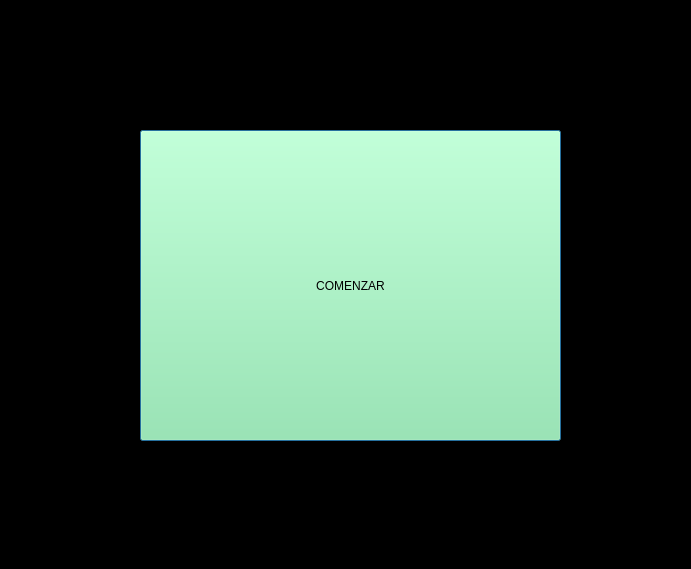
<?xml version="1.0" encoding="UTF-8"?>
<ui version="4.0">
 <class>comenzarUI</class>
 <widget class="QDialog" name="comenzarUI">
  <property name="geometry">
   <rect>
    <x>0</x>
    <y>0</y>
    <width>691</width>
    <height>569</height>
   </rect>
  </property>
  <property name="palette">
   <palette>
    <active>
     <colorrole role="Base">
      <brush brushstyle="SolidPattern">
       <color alpha="255">
        <red>255</red>
        <green>255</green>
        <blue>255</blue>
       </color>
      </brush>
     </colorrole>
     <colorrole role="Window">
      <brush brushstyle="SolidPattern">
       <color alpha="255">
        <red>0</red>
        <green>0</green>
        <blue>0</blue>
       </color>
      </brush>
     </colorrole>
    </active>
    <inactive>
     <colorrole role="Base">
      <brush brushstyle="SolidPattern">
       <color alpha="255">
        <red>255</red>
        <green>255</green>
        <blue>255</blue>
       </color>
      </brush>
     </colorrole>
     <colorrole role="Window">
      <brush brushstyle="SolidPattern">
       <color alpha="255">
        <red>0</red>
        <green>0</green>
        <blue>0</blue>
       </color>
      </brush>
     </colorrole>
    </inactive>
    <disabled>
     <colorrole role="Base">
      <brush brushstyle="SolidPattern">
       <color alpha="255">
        <red>0</red>
        <green>0</green>
        <blue>0</blue>
       </color>
      </brush>
     </colorrole>
     <colorrole role="Window">
      <brush brushstyle="SolidPattern">
       <color alpha="255">
        <red>0</red>
        <green>0</green>
        <blue>0</blue>
       </color>
      </brush>
     </colorrole>
    </disabled>
   </palette>
  </property>
  <property name="windowTitle">
   <string>Form</string>
  </property>
  <widget class="QPushButton" name="comenzar">
   <property name="geometry">
    <rect>
     <x>140</x>
     <y>130</y>
     <width>421</width>
     <height>311</height>
    </rect>
   </property>
   <property name="palette">
    <palette>
     <active>
      <colorrole role="Button">
       <brush brushstyle="SolidPattern">
        <color alpha="255">
         <red>143</red>
         <green>240</green>
         <blue>164</blue>
        </color>
       </brush>
      </colorrole>
     </active>
     <inactive>
      <colorrole role="Button">
       <brush brushstyle="SolidPattern">
        <color alpha="255">
         <red>143</red>
         <green>240</green>
         <blue>164</blue>
        </color>
       </brush>
      </colorrole>
     </inactive>
     <disabled>
      <colorrole role="Button">
       <brush brushstyle="SolidPattern">
        <color alpha="255">
         <red>143</red>
         <green>240</green>
         <blue>164</blue>
        </color>
       </brush>
      </colorrole>
     </disabled>
    </palette>
   </property>
   <property name="text">
    <string>COMENZAR</string>
   </property>
  </widget>
 </widget>
 <resources/>
 <connections/>
</ui>
